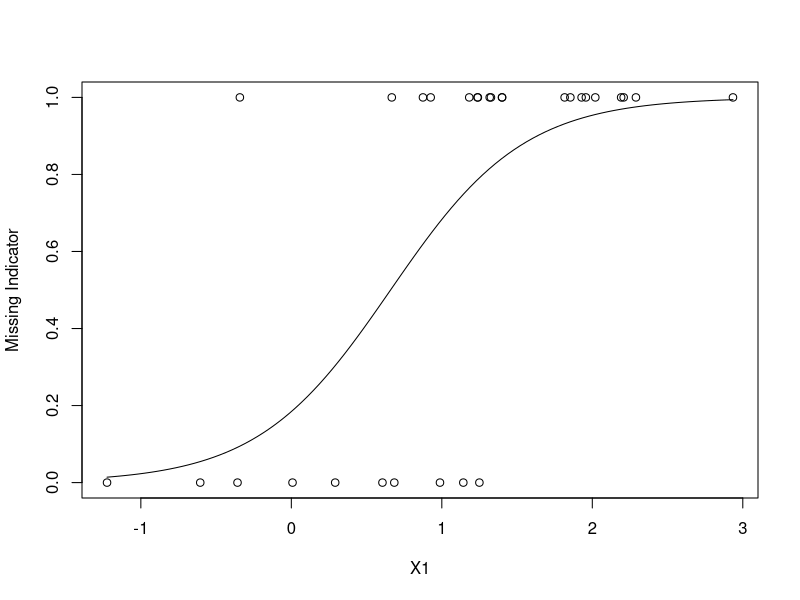

R code for this plot:
# This script generates the data files to be used in the presenation
library(MASS)


# Example 3 from Inference and Missing Data - Rubin, discussion
# Column 1 is X, Column 2 is Y

rm(list=ls())

Mu = c(1,1)
Sig = matrix(c(1,0.5,0.5,1),2,2)
n = 30
m = 1000

mylogit=function(x){
  1/(1+exp(x))
}

mydatagen=function(){
  ExData1 = mvrnorm(n=n,mu=Mu,Sigma=Sig)
  MCARPattern = rbinom(n=n,size=1,p=0.7)
  MARPattern = rbinom(n=n,size=1,p=1-sapply(ExData1[,1],mylogit))
  MNARPattern = rbinom(n=n,size=1,p=1-sapply(ExData1[,2],mylogit))
  mydata = cbind(ExData1,MCARPattern,MARPattern,MNARPattern)
  colnames(mydata)=c("X1","X2","X3","X4","X5")
  # mean(sapply(ExData1[,1],mylogit))
  # mean(sapply(ExData1[,2],mylogit))
  mydata = data.frame(mydata)
  return(mydata)
}


SimResults = matrix(nrow = m,ncol = 12)
colnames(SimResults)=c("CC MCAR","CC MAR","CC MNAR","IPW MCAR","IPW MAR","IPW MNAR",
                       "SI Mean MCAR","SI Mean MAR","SI Mean MNAR",
                       "SI Reg MCAR", "SI Reg MAR", "SI Reg MNAR")
# SimResults

set.seed(4)
for(i in 1:m){
  mydata = mydatagen()
  # mydata
  
  # c(sum(mydata[,3]),sum(mydata[,4]),sum(mydata[,5]))
  
  # mydata[which(mydata[,3]==0),]
  # mydata[which(mydata[,4]==0),]
  # mydata[which(mydata[,5]==0),]
  
  
  ######### CC Analysis
  SimResults[i,1] = mean(mydata[which(mydata[,3]==1),2])
  SimResults[i,2] = mean(mydata[which(mydata[,4]==1),2])
  SimResults[i,3] = mean(mydata[which(mydata[,5]==1),2])
  
  
  ############# IPW Analysis
  # model0 = glm(mydata[,3]~mydata[,1],family=binomial(link="logit"))
  # probs0 = predict.glm(model0,type='response')
  # # probs0 
  # weight0 = n*probs0/sum(probs0)
  # # weight0
  # # sum(weight0)
  # 
  # model1 = glm(mydata[,4]~mydata[,1],family=binomial(link="logit"))
  # probs1 = predict.glm(model1,type='response')
  # # probs1 
  # weight1 = n*probs1/sum(probs1)
  # # weight1
  # # sum(weight1)
  # 
  # model2 = glm(mydata[,5]~mydata[,1],family=binomial(link="logit"))
  # probs2 = predict.glm(model2,type='response')
  # # probs2 
  # weight2 = n*probs2/sum(probs2)
  # # weight2
  # # sum(weight2)
  # 
  # SimResults[i,4] = mean(mydata[which(mydata[,3]==1),2]/weight0[which(mydata[,3]==1)])
  # SimResults[i,5] = mean(mydata[which(mydata[,4]==1),2]/weight1[which(mydata[,4]==1)])
  # SimResults[i,6] = mean(mydata[which(mydata[,5]==1),2]/weight2[which(mydata[,5]==1)])
  
  # This tries the other weighting equation after (3.4) in SA with MD
  model0 = glm(X3 ~ X1,data=mydata,family=binomial(link="logit"))
  probs0 = predict.glm(model0,type='response')
  # probs0
  # 1/probs0
  # sum(1/probs0[which(mydata[,3]==1)])
  weight0 = sum(mydata[,3])*(1/probs0)/sum((1/probs0[which(mydata[,3]==1)]))
  # weight0
  # sum(weight0)
  
  model1 = glm(X4~X1,data=mydata,family=binomial(link="logit"))
  probs1 = predict.glm(model1,type='response')
  # probs1
  weight1 = sum(mydata[,4])*(1/probs1)/sum((1/probs1[which(mydata[,4]==1)]))
  # weight1
  # sum(weight1)
  
  model2 = glm(X5~X1,data=mydata,family=binomial(link="logit"))
  probs2 = predict.glm(model2,type='response')
  # probs2 
  weight2 = sum(mydata[,5])*(1/probs2)/sum((1/probs2[which(mydata[,5]==1)]))
  # weight2
  # sum(weight2)
  
  SimResults[i,4] = mean(mydata[which(mydata[,3]==1),2]*weight0[which(mydata[,3]==1)])
  SimResults[i,5] = mean(mydata[which(mydata[,4]==1),2]*weight1[which(mydata[,4]==1)])
  SimResults[i,6] = mean(mydata[which(mydata[,5]==1),2]*weight2[which(mydata[,5]==1)])
  
  
  # Single Imputation of sample average
  completed1 = ifelse(mydata[,3]==1,mydata[,2],mean(mydata[which(mydata[,3]==1),2]))
  # completed1
  # mydata[,c(2,3)]
  # mean(completed1)
  # mean(mydata[which(mydata[,3]==1),2])
  # sd(completed1)
  # sd(mydata[which(mydata[,3]==1),2])
  completed2 = ifelse(mydata[,4]==1,mydata[,2],mean(mydata[which(mydata[,4]==1),2]))
  completed3 = ifelse(mydata[,5]==1,mydata[,2],mean(mydata[which(mydata[,5]==1),2]))
  SimResults[i,7]=mean(completed1)
  SimResults[i,8]=mean(completed2)
  SimResults[i,9]=mean(completed3)
  
  
  
  # Single Imputation of Conditional Mean
  model4 = lm(X2~X1,data=mydata[which(mydata[,3]==1),])
  predicted4 = predict(model4,newdata=data.frame(X1=mydata[,1]))
  completed4 = ifelse(mydata[,3]==1,mydata[,2],predicted4)
  # completed4
  # mydata[,c(2,3)]
  SimResults[i,10]=mean(completed4)
  
  model5 = lm(X2~X1,data=mydata[which(mydata[,4]==1),])
  predicted5 = predict(model5,newdata=data.frame(X1=mydata[,1]))
  completed5 = ifelse(mydata[,3]==1,mydata[,2],predicted5)
  # completed4
  # mydata[,c(2,3)]
  SimResults[i,11]=mean(completed5)
  
  model6 = lm(X2~X1,data=mydata[which(mydata[,5]==1),])
  predicted6 = predict(model6,newdata=data.frame(X1=mydata[,1]))
  completed6 = ifelse(mydata[,3]==1,mydata[,2],predicted6)
  # completed4
  # mydata[,c(2,3)]
  SimResults[i,12]=mean(completed6)
  
}
save.image()
head(SimResults)

colMeans(SimResults)
apply(X=SimResults, MARGIN=2, FUN=sd)


plot(mydata[,1],mydata[,4],xlab="X1",ylab="Missing Indicator")
curve(predict(model1,data.frame(X1=x),type="resp"),add=TRUE)
# model1


# head(mydata)







